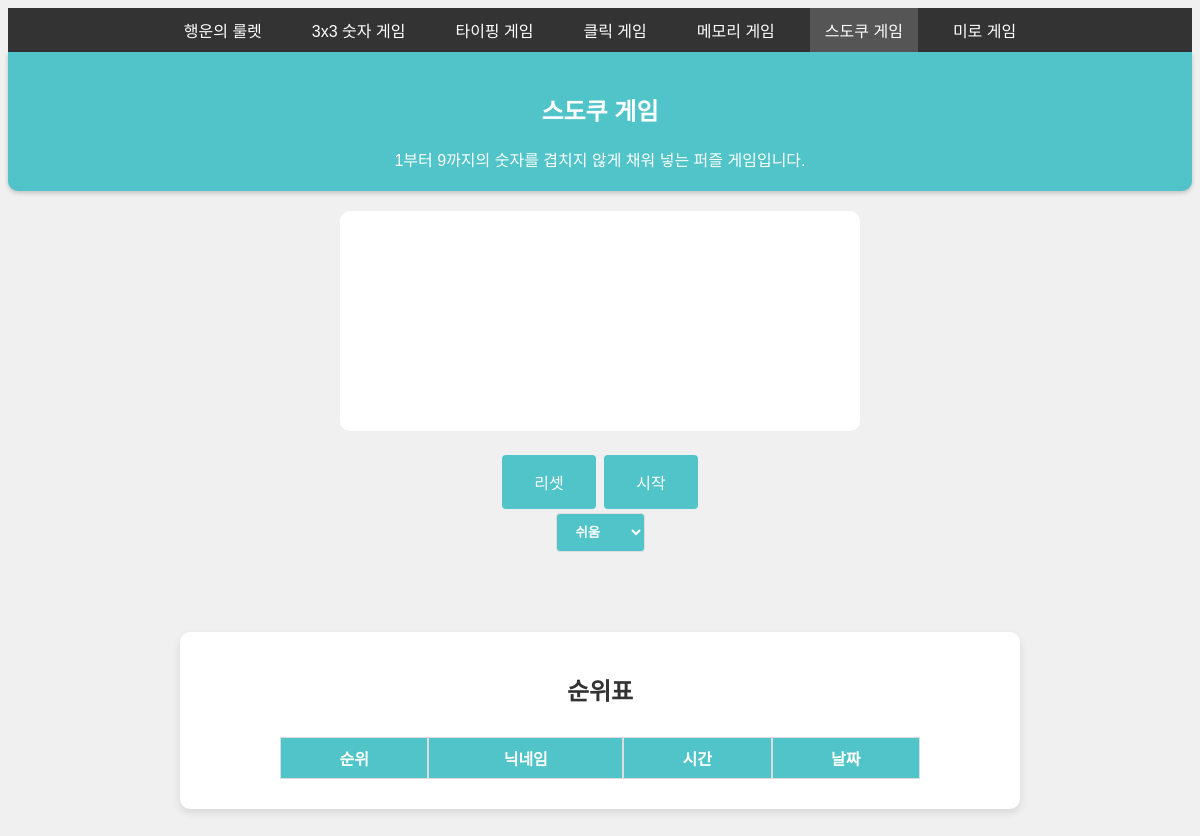
The page /sudoku on the database as committed earlier.
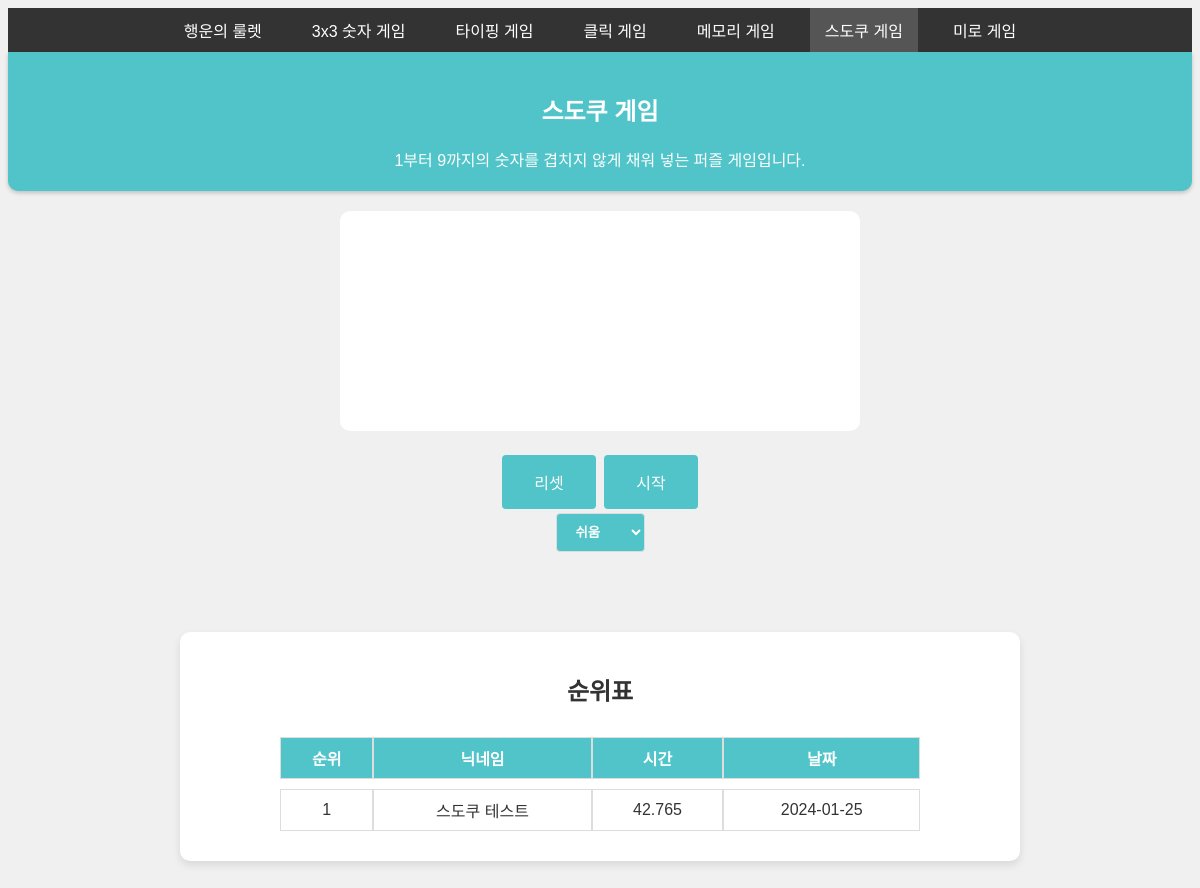
The same page on the database as committed later.
### tables this page shows
CREATE TABLE game_info (
            id INTEGER PRIMARY KEY AUTOINCREMENT,
            name TEXT NOT NULL,
            url TEXT NOT NULL,
            description TEXT NOT NULL
        );

CREATE TABLE game_records (
            id INTEGER PRIMARY KEY AUTOINCREMENT,
            ip TEXT NOT NULL,
            gametype TEXT NOT NULL,
            nickname TEXT NOT NULL,
            time REAL NOT NULL,
            date TEXT NOT NULL
        );

### app.py (the view)
@app.route('/sudoku')
def sudoku():
    db = get_db()
    cur = db.cursor()
    cur.execute("SELECT id, name, description FROM game_info WHERE id = 6")
    game_info = cur.fetchone()
    cur.execute("SELECT nickname, time, date FROM game_records WHERE gametype = 6 ORDER BY time ASC")
    records = cur.fetchall()
    ranked_records = [(index + 1, record['nickname'], record['time'], record['date']) for index, record in enumerate(records)]
    return render_template('sudoku.html', records=ranked_records, game_id=game_info['id'], game_name=game_info['name'], game_description=game_info['description'])

### app.py (called while the page is built)
def get_db():
    if 'db' not in g:
        g.db = sqlite3.connect(DATABASE_FILE)
        g.db.row_factory = sqlite3.Row
    return g.db

@app.context_processor
def inject_games():
    db = get_db()
    games = db.execute('SELECT id, name, url FROM game_info ORDER BY id ASC').fetchall()
    return {'games': games}

### templates/sudoku.html (shortened to what this page needs)
{% extends 'base.html' %}
{% block content %}
    <link rel="stylesheet" type="text/css" href="{{ url_for('static', filename='css/sudoku.css') }}">
    <div id="game-board" class="game-board"></div>
    <button id="reset-button">리셋</button>
    <button id="start-button">시작</button>
    <br/>
    <select id="difficulty">
        <option value="easy">쉬움</option>
    </select>
{% endblock %}

### templates/base.html (shortened to what this page needs)
<!DOCTYPE html>
<html>
<head>
    <link rel="stylesheet" type="text/css" href="{{ url_for('static', filename='css/base.css') }}">
</head>
<body>
    <nav>
        <ul id="menu" class="hidden">
            {% for game in games %}
            <li class="{% if request.path.endswith(game.url) %}active{% endif %}">
                <a href="{{ url_for(game.url) }}">{{ game.name }}</a>
            </li>
            {% endfor %}
        </ul>
    </nav>
    <div id="header">
        <h2>{{ game_name }}</h2>
        <span>{{ game_description }}</span>
    </div>
    {% block content %}{% endblock %}
    {% if not request.path.endswith('/roulette') %}
    <div class="rank">
        <h2>순위표</h2>
        <table>
            <tr>
                <th>순위</th>
                <th>닉네임</th>
                <th>시간</th>
                <th>날짜</th>
            </tr>
            {% for record in records %}
            <tr>
                <td>{{ record[0] }}</td>
                <td>{{ record[1] }}</td>
                <td>{{ record[2] }}</td>
                <td>{{ record[3] }}</td>
            </tr>
            {% endfor %}
        </table>
    </div>
    {% endif %}
</body>
</html>

Rows that differ between the two databases and show on the page:
added game_records: record "1", nickname "스도쿠 테스트", time "42.765", date "2024-01-25"
